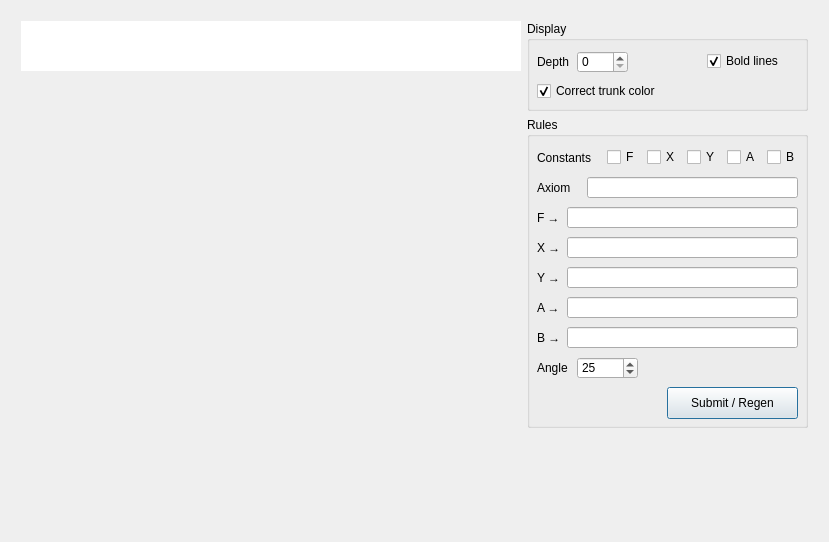
<?xml version="1.0" encoding="UTF-8"?>
<ui version="4.0">
 <class>MainWindow</class>
 <widget class="QMainWindow" name="MainWindow">
  <property name="geometry">
   <rect>
    <x>0</x>
    <y>0</y>
    <width>829</width>
    <height>542</height>
   </rect>
  </property>
  <property name="sizePolicy">
   <sizepolicy hsizetype="Minimum" vsizetype="Minimum">
    <horstretch>0</horstretch>
    <verstretch>0</verstretch>
   </sizepolicy>
  </property>
  <property name="minimumSize">
   <size>
    <width>0</width>
    <height>0</height>
   </size>
  </property>
  <property name="maximumSize">
   <size>
    <width>16777215</width>
    <height>16777215</height>
   </size>
  </property>
  <property name="windowTitle">
   <string>MainWindow</string>
  </property>
  <property name="locale">
   <locale language="English" country="UnitedStates"/>
  </property>
  <widget class="QWidget" name="centralWidget">
   <layout class="QHBoxLayout" name="horizontalLayout">
    <property name="leftMargin">
     <number>21</number>
    </property>
    <property name="topMargin">
     <number>21</number>
    </property>
    <property name="rightMargin">
     <number>21</number>
    </property>
    <property name="bottomMargin">
     <number>21</number>
    </property>
    <item>
     <layout class="QVBoxLayout" name="verticalLayout_2">
      <property name="spacing">
       <number>0</number>
      </property>
      <property name="leftMargin">
       <number>0</number>
      </property>
      <item>
       <widget class="LSystemView" name="lsystemView" native="true">
        <property name="sizePolicy">
         <sizepolicy hsizetype="Expanding" vsizetype="Preferred">
          <horstretch>0</horstretch>
          <verstretch>0</verstretch>
         </sizepolicy>
        </property>
        <property name="minimumSize">
         <size>
          <width>50</width>
          <height>50</height>
         </size>
        </property>
        <property name="styleSheet">
         <string notr="true">background-color: rgb(255, 255, 255);</string>
        </property>
       </widget>
      </item>
      <item>
       <spacer name="verticalSpacer_2">
        <property name="orientation">
         <enum>Qt::Vertical</enum>
        </property>
        <property name="sizeHint" stdset="0">
         <size>
          <width>20</width>
          <height>0</height>
         </size>
        </property>
       </spacer>
      </item>
     </layout>
    </item>
    <item>
     <spacer name="horizontalSpacer">
      <property name="orientation">
       <enum>Qt::Horizontal</enum>
      </property>
      <property name="sizeType">
       <enum>QSizePolicy::Minimum</enum>
      </property>
      <property name="sizeHint" stdset="0">
       <size>
        <width>0</width>
        <height>20</height>
       </size>
      </property>
     </spacer>
    </item>
    <item>
     <layout class="QVBoxLayout" name="verticalLayout">
      <item>
       <widget class="QGroupBox" name="groupBox_2">
        <property name="sizePolicy">
         <sizepolicy hsizetype="Fixed" vsizetype="Fixed">
          <horstretch>0</horstretch>
          <verstretch>0</verstretch>
         </sizepolicy>
        </property>
        <property name="minimumSize">
         <size>
          <width>281</width>
          <height>90</height>
         </size>
        </property>
        <property name="title">
         <string>Display</string>
        </property>
        <property name="checkable">
         <bool>false</bool>
        </property>
        <widget class="QLabel" name="label_2">
         <property name="geometry">
          <rect>
           <x>10</x>
           <y>30</y>
           <width>41</width>
           <height>21</height>
          </rect>
         </property>
         <property name="text">
          <string>Depth</string>
         </property>
        </widget>
        <widget class="QSpinBox" name="depthSpinBox">
         <property name="geometry">
          <rect>
           <x>50</x>
           <y>30</y>
           <width>51</width>
           <height>22</height>
          </rect>
         </property>
         <property name="maximum">
          <number>10</number>
         </property>
        </widget>
        <widget class="QCheckBox" name="boldLines">
         <property name="geometry">
          <rect>
           <x>180</x>
           <y>30</y>
           <width>81</width>
           <height>20</height>
          </rect>
         </property>
         <property name="text">
          <string>Bold lines</string>
         </property>
         <property name="checked">
          <bool>true</bool>
         </property>
        </widget>
        <widget class="QCheckBox" name="autoTreeColors">
         <property name="geometry">
          <rect>
           <x>10</x>
           <y>60</y>
           <width>171</width>
           <height>20</height>
          </rect>
         </property>
         <property name="text">
          <string>Correct trunk color</string>
         </property>
         <property name="checked">
          <bool>true</bool>
         </property>
        </widget>
       </widget>
      </item>
      <item>
       <widget class="QGroupBox" name="groupBox">
        <property name="sizePolicy">
         <sizepolicy hsizetype="Fixed" vsizetype="Fixed">
          <horstretch>0</horstretch>
          <verstretch>0</verstretch>
         </sizepolicy>
        </property>
        <property name="minimumSize">
         <size>
          <width>281</width>
          <height>311</height>
         </size>
        </property>
        <property name="title">
         <string>Rules</string>
        </property>
        <widget class="QLineEdit" name="ruleF">
         <property name="geometry">
          <rect>
           <x>40</x>
           <y>90</y>
           <width>231</width>
           <height>21</height>
          </rect>
         </property>
        </widget>
        <widget class="QLabel" name="label">
         <property name="geometry">
          <rect>
           <x>10</x>
           <y>90</y>
           <width>31</width>
           <height>21</height>
          </rect>
         </property>
         <property name="text">
          <string>F →</string>
         </property>
        </widget>
        <widget class="QPushButton" name="submit">
         <property name="geometry">
          <rect>
           <x>140</x>
           <y>270</y>
           <width>131</width>
           <height>32</height>
          </rect>
         </property>
         <property name="text">
          <string>Submit / Regen</string>
         </property>
         <property name="default">
          <bool>true</bool>
         </property>
        </widget>
        <widget class="QLineEdit" name="axiom">
         <property name="geometry">
          <rect>
           <x>60</x>
           <y>60</y>
           <width>211</width>
           <height>21</height>
          </rect>
         </property>
        </widget>
        <widget class="QLabel" name="label_3">
         <property name="geometry">
          <rect>
           <x>10</x>
           <y>60</y>
           <width>59</width>
           <height>21</height>
          </rect>
         </property>
         <property name="text">
          <string>Axiom</string>
         </property>
        </widget>
        <widget class="QLabel" name="label_4">
         <property name="geometry">
          <rect>
           <x>10</x>
           <y>120</y>
           <width>31</width>
           <height>21</height>
          </rect>
         </property>
         <property name="text">
          <string>X →</string>
         </property>
        </widget>
        <widget class="QLineEdit" name="ruleX">
         <property name="geometry">
          <rect>
           <x>40</x>
           <y>120</y>
           <width>231</width>
           <height>21</height>
          </rect>
         </property>
        </widget>
        <widget class="QLabel" name="label_5">
         <property name="geometry">
          <rect>
           <x>10</x>
           <y>150</y>
           <width>31</width>
           <height>21</height>
          </rect>
         </property>
         <property name="text">
          <string>Y →</string>
         </property>
        </widget>
        <widget class="QLineEdit" name="ruleY">
         <property name="geometry">
          <rect>
           <x>40</x>
           <y>150</y>
           <width>231</width>
           <height>21</height>
          </rect>
         </property>
        </widget>
        <widget class="QLabel" name="label_6">
         <property name="geometry">
          <rect>
           <x>10</x>
           <y>180</y>
           <width>31</width>
           <height>21</height>
          </rect>
         </property>
         <property name="text">
          <string>A →</string>
         </property>
        </widget>
        <widget class="QLineEdit" name="ruleA">
         <property name="geometry">
          <rect>
           <x>40</x>
           <y>180</y>
           <width>231</width>
           <height>21</height>
          </rect>
         </property>
        </widget>
        <widget class="QLabel" name="label_7">
         <property name="geometry">
          <rect>
           <x>10</x>
           <y>210</y>
           <width>31</width>
           <height>21</height>
          </rect>
         </property>
         <property name="text">
          <string>B →</string>
         </property>
        </widget>
        <widget class="QLineEdit" name="ruleB">
         <property name="geometry">
          <rect>
           <x>40</x>
           <y>210</y>
           <width>231</width>
           <height>21</height>
          </rect>
         </property>
        </widget>
        <widget class="QLabel" name="label_8">
         <property name="geometry">
          <rect>
           <x>10</x>
           <y>30</y>
           <width>71</width>
           <height>21</height>
          </rect>
         </property>
         <property name="text">
          <string>Constants</string>
         </property>
        </widget>
        <widget class="QCheckBox" name="constF">
         <property name="geometry">
          <rect>
           <x>80</x>
           <y>30</y>
           <width>31</width>
           <height>20</height>
          </rect>
         </property>
         <property name="text">
          <string>F</string>
         </property>
        </widget>
        <widget class="QCheckBox" name="constX">
         <property name="geometry">
          <rect>
           <x>120</x>
           <y>30</y>
           <width>31</width>
           <height>20</height>
          </rect>
         </property>
         <property name="text">
          <string>X</string>
         </property>
        </widget>
        <widget class="QCheckBox" name="constY">
         <property name="geometry">
          <rect>
           <x>160</x>
           <y>30</y>
           <width>31</width>
           <height>20</height>
          </rect>
         </property>
         <property name="text">
          <string>Y</string>
         </property>
        </widget>
        <widget class="QCheckBox" name="constA">
         <property name="geometry">
          <rect>
           <x>200</x>
           <y>30</y>
           <width>31</width>
           <height>20</height>
          </rect>
         </property>
         <property name="text">
          <string>A</string>
         </property>
        </widget>
        <widget class="QCheckBox" name="constB">
         <property name="geometry">
          <rect>
           <x>240</x>
           <y>30</y>
           <width>31</width>
           <height>20</height>
          </rect>
         </property>
         <property name="text">
          <string>B</string>
         </property>
        </widget>
        <widget class="QSpinBox" name="angle">
         <property name="geometry">
          <rect>
           <x>50</x>
           <y>240</y>
           <width>61</width>
           <height>22</height>
          </rect>
         </property>
         <property name="wrapping">
          <bool>true</bool>
         </property>
         <property name="maximum">
          <number>359</number>
         </property>
         <property name="value">
          <number>25</number>
         </property>
        </widget>
        <widget class="QLabel" name="label_9">
         <property name="geometry">
          <rect>
           <x>10</x>
           <y>240</y>
           <width>41</width>
           <height>21</height>
          </rect>
         </property>
         <property name="text">
          <string>Angle</string>
         </property>
        </widget>
       </widget>
      </item>
      <item>
       <spacer name="verticalSpacer">
        <property name="orientation">
         <enum>Qt::Vertical</enum>
        </property>
        <property name="sizeHint" stdset="0">
         <size>
          <width>20</width>
          <height>40</height>
         </size>
        </property>
       </spacer>
      </item>
     </layout>
    </item>
   </layout>
  </widget>
 </widget>
 <layoutdefault spacing="6" margin="11"/>
 <customwidgets>
  <customwidget>
   <class>LSystemView</class>
   <extends>QWidget</extends>
   <header location="global">lsystemview.h</header>
   <container>1</container>
  </customwidget>
 </customwidgets>
 <resources/>
 <connections/>
</ui>
